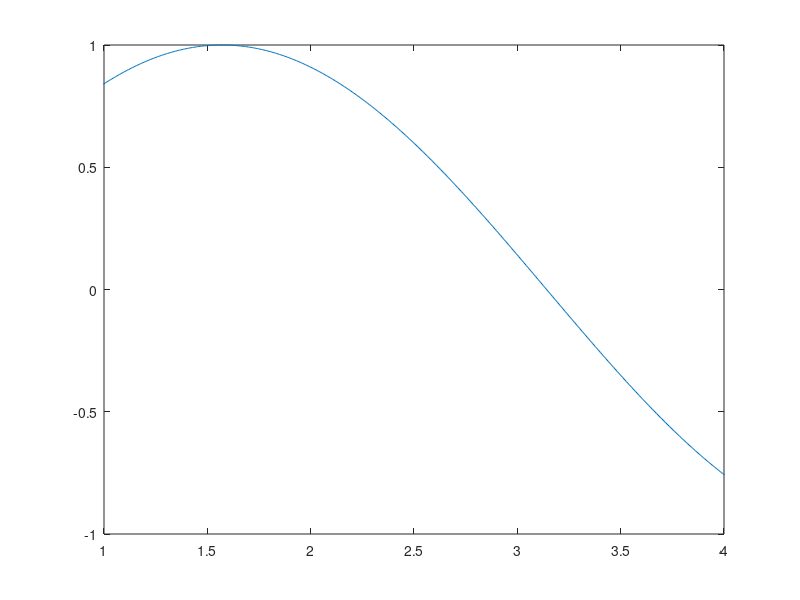

Here is the MATLAB script that generated this plot:
%lecture 4
clear;close all; clc;
x = linspace(0,2*pi,1000);
y = sin(x);
plot(x,y);
axis([1,4,-1,1]) %([xmin,xmax,ymin,ymax])

%%
clear;close all;clc;
left = 1;
right = 5;
tol = 1e-8
x = linspace(-5,5,1000);
f = @(x)exp(-x)-x^2+2; %function name = @(variable names)function itself

for k = 1:5
    mid = (left + right)/2;
    f_mid = f(mid);
    
    if abs(f_mid)<tol
        break
    elseif f_mid*f(left) < 0
        right = mid;
    else
        left = mid;
    end
end

mid